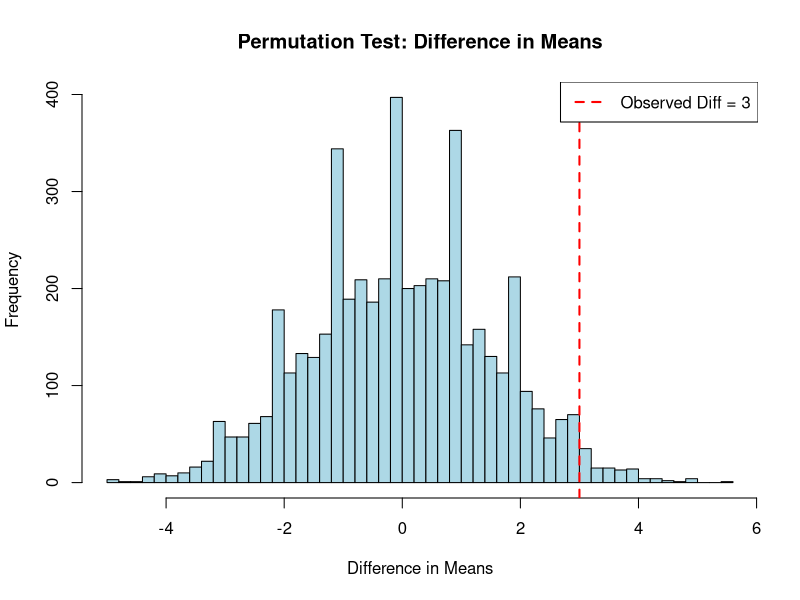

This chart was generated by the following R code:
group_A <- c(14, 18, 11, 13, 18, 17, 21, 9, 16, 17, 14, 15)
group_B <- c(12, 12, 14, 13, 6, 18, 14, 16, 10, 7, 15, 10)
data <- c(group_A, group_B)
n_A <- length(group_A)
n_B <- length(group_B)

obs_diff <- mean(group_A) - mean(group_B)

n_perm <- 3
perm_diffs <- numeric(n_perm)

set.seed(444444)

for (i in 1:n_perm){
  shuffled <- sample(data) # randomly reorders all the values
  perm_group_A <- shuffled[1:n_A] # take the first 12 values from shuffled
  perm_group_B <- shuffled[(n_A+1):(n_A+n_B)] # take the next 12 values from shuffled
  perm_diffs[i] <- mean(perm_group_A) - mean(perm_group_B)
  }

# You’ll have n_perm simulated differences in means stored in perm_diffs.
# These make up the null distribution
# Then you compare your observed difference to this distribution to see how extreme it is.

p_value <- mean(abs(perm_diffs) >= abs(obs_diff))

perm_diffs
obs_diff
p_value

# --- Large run (500,000 permutations) ---
n_perm <- 5000
perm_diffs <- numeric(n_perm)

set.seed(444444)  # reproducibility for this run too
for (i in 1:n_perm){
  shuffled <- sample(data)
  perm_group_A <- shuffled[1:n_A]
  perm_group_B <- shuffled[(n_A+1):(n_A+n_B)]
  perm_diffs[i] <- mean(perm_group_A) - mean(perm_group_B)
}

p_value <- mean(abs(perm_diffs) >= abs(obs_diff))
p_value

hist(perm_diffs, breaks = 50, col = "lightblue",
     main = "Permutation Test: Difference in Means",
     xlab = "Difference in Means")
abline(v = obs_diff, col = "red", lwd = 2, lty = 2)
legend("topright", legend = paste("Observed Diff =", round(obs_diff, 3)),
       col = "red", lty = 2, lwd = 2)



